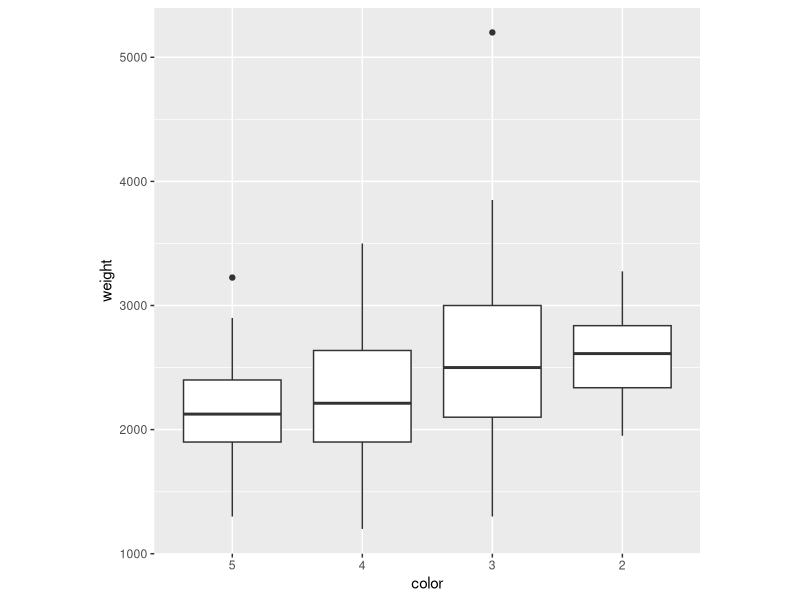

The R source for this figure:
## ---- chunk 1
knitr::opts_chunk$set(
  echo = FALSE,
  fig.align = "center")
library(tidyverse)
## ---- chunk 2
crabs <- read.table(file = "crabs.tsv", header = T, sep = "\t")
dim(crabs); names(crabs)
## ---- chunk 3
crabs <- crabs %>%
  mutate(color = factor(color, levels = c(5,4,3,2))) %>%
  mutate(spine = factor(spine))
## ---- chunk 4
crabs %>%
  ggplot(aes(color, weight)) +
  geom_boxplot() +
  theme(aspect.ratio = 1)
## ---- chunk 5
fit <- lm(weight ~ color, data = crabs)
## ---- chunk 6
fit <- lm(weight ~ color, data = crabs)
